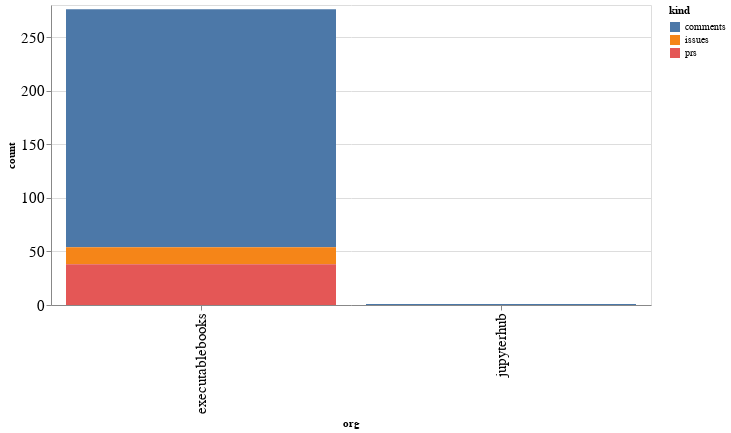

The notebook cell saved with this chart:
### Code cell
alt.Chart(org_summaries, width=600).mark_bar().encode(
    x='org',
    y='count',
    color='kind',
    tooltip="org"
)

### Figure 1 — Vega-Lite specification as saved in the notebook (floating-point values rounded to 4 significant figures)
{"config": {"axisLeft": {"labelFontSize": 15}, "axisBottom": {"labelFontSize": 15}}, "data": {"name": "data-553caf666d472a593e49be835e8cfa97"}, "mark": "bar", "encoding": {"color": {"type": "nominal", "field": "kind"}, "tooltip": {"type": "nominal", "field": "org"}, "x": {"type": "nominal", "field": "org"}, "y": {"type": "quantitative", "field": "count"}}, "width": 600, "$schema": "https://vega.github.io/schema/vega-lite/v4.8.1.json", "datasets": {"data-553caf666d472a593e49be835e8cfa97": [{"org": "executablebooks", "kind": "comments", "count": 222}, {"org": "executablebooks", "kind": "issues", "count": 16}, {"org": "executablebooks", "kind": "prs", "count": 38}, {"org": "jupyterhub", "kind": "comments", "count": 1}]}}
